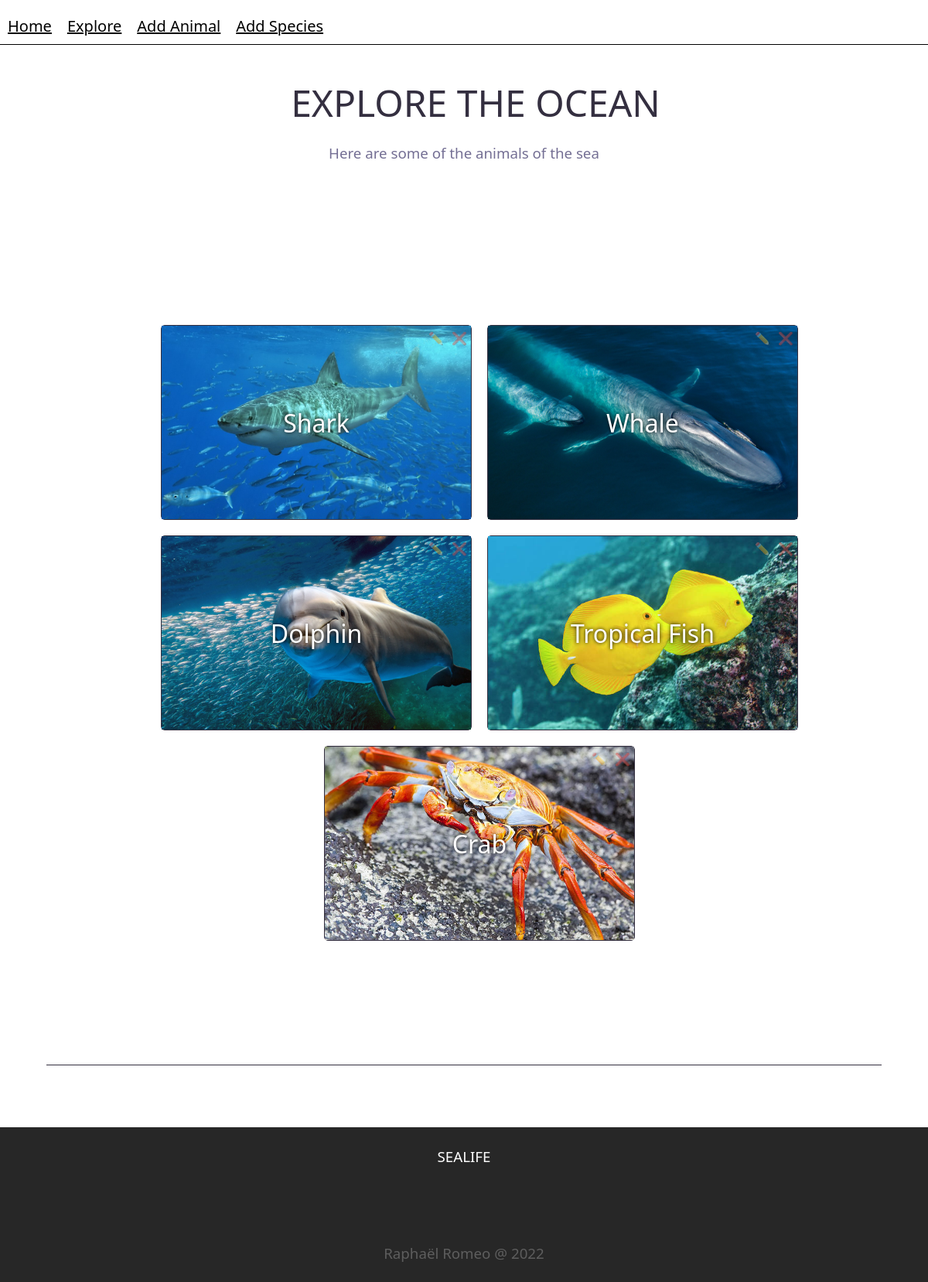
The app's page /search/ with its own data.
### sealife/models.py (models this page shows, shortened)
class Categories(models.Model):
    name = models.CharField(max_length=100)
    description = models.TextField(null=True, blank=True)
    image = models.ImageField(upload_to='images')
    def __str__(self):
        return self.name

### sealife/views.py (the view)
# urls.py: path('search/',views.search),
def search(request):
    species = models.Categories.objects.all()
    animal_count = models.Categories.objects.all().count()
    return render(request,"search.html",{"liste" : species,"count":animal_count})

### sealife/templates/search.html (shortened to what this page needs)
{% extends "main.html" %}
{% block content %}
     <div class="content nobg" id="Explore"> <h1 class="nobg" id="explore_text"> EXPLORE THE OCEAN </h1></div>
     {% if count > 0 %}
     <div class="content last nobg"> <h3> Here are some of the animals of the sea</h3> </div>
    {% else %}
       <div class="content last nobg"> <h3> Whoops. There doesn't appear to be anything here.</h3> </div>
    {% endif %}
<div class="affiche">
<ol>
        {% for l in liste %}
            <li class="categories category_text"><h4 class="name_animal"> {{l}} </h4><a class="image_animal" href="/sealife/afficheCategory/{{l.id}}"><img class="image_animal" src="/sealife{{l.image.url}}"/></a> {{l}} <div class="actions"><a class="category_text" href="/sealife/updateCategory/{{l.id}}"> ✏️ </a><a class="category_text" href="/sealife/deleteCategory/{{l.id}}"> ❌ </a></div></li>
        {%endfor%}
</ol>
</div>
{% endblock %}

### sealife/static/main.css (style rules this page uses)
* { font-family: 'Segoe UI', Tahoma, Geneva, Verdana, sans-serif;margin:0px;font-weight:1; }
html { overflow-x:hidden; }
body { overflow-x:hidden;background:transparent;min-height:100vh;display:flex;align-items:center;flex-direction:column;position:relative }
a { color:white }
.content { background:#EEE; }
h3 { color:#746f94 }
.content:nth-child(2) { grid-column:1/7;display:flex;justify-content:center;align-items:center;padding-top:100px }
.content:nth-child(3) { grid-column:1/7;display:flex;align-items:center;flex-direction:column;padding:20px;padding-bottom:100px; }
#explore_text { padding-left:30px;font-size:2.6em;color:#342f40 }
.last { grid-column:1/7;text-align:center }
@media (min-width:1200px) { #explore_text { font-size:3em } }
ol { width:auto;list-style:none;display:flex;flex-wrap:wrap;justify-content:center;grid-column:1/7;border-bottom:1px solid #342f40;padding-bottom:150px; }
.categories { border-radius:5px;min-width:400px;height:250px;border:1px solid #342f40;margin:10px;display:flex;justify-content:center;align-items:center;flex-direction:column; }
.nobg { background:none }
.actions { display:flex;justify-content:flex-end;width:400px;position:absolute;pointer-events:none;height:250px; }
.actions > a { pointer-events:all;text-decoration:none;margin:5px;height:15px;opacity:40% }
.name_animal { position:absolute;color:white;text-shadow:0px 0px 5px black;z-index:1;pointer-events:none;font-size:32px }
.affiche > ol { min-height:80vh;margin-top:20px; }
.affiche { min-height:100vh;width:90%;margin-top:80px;margin-bottom:80px; }
.image_animal { position:absolute;width:400px;height:250px;object-fit: cover; }

### records on screen
Categories: image (picture), name "Shark"
Categories: image (picture), name "Whale"
Categories: image (picture), name "Dolphin"
Categories: image (picture), name "Tropical Fish"
Categories: image (picture), name "Crab"
